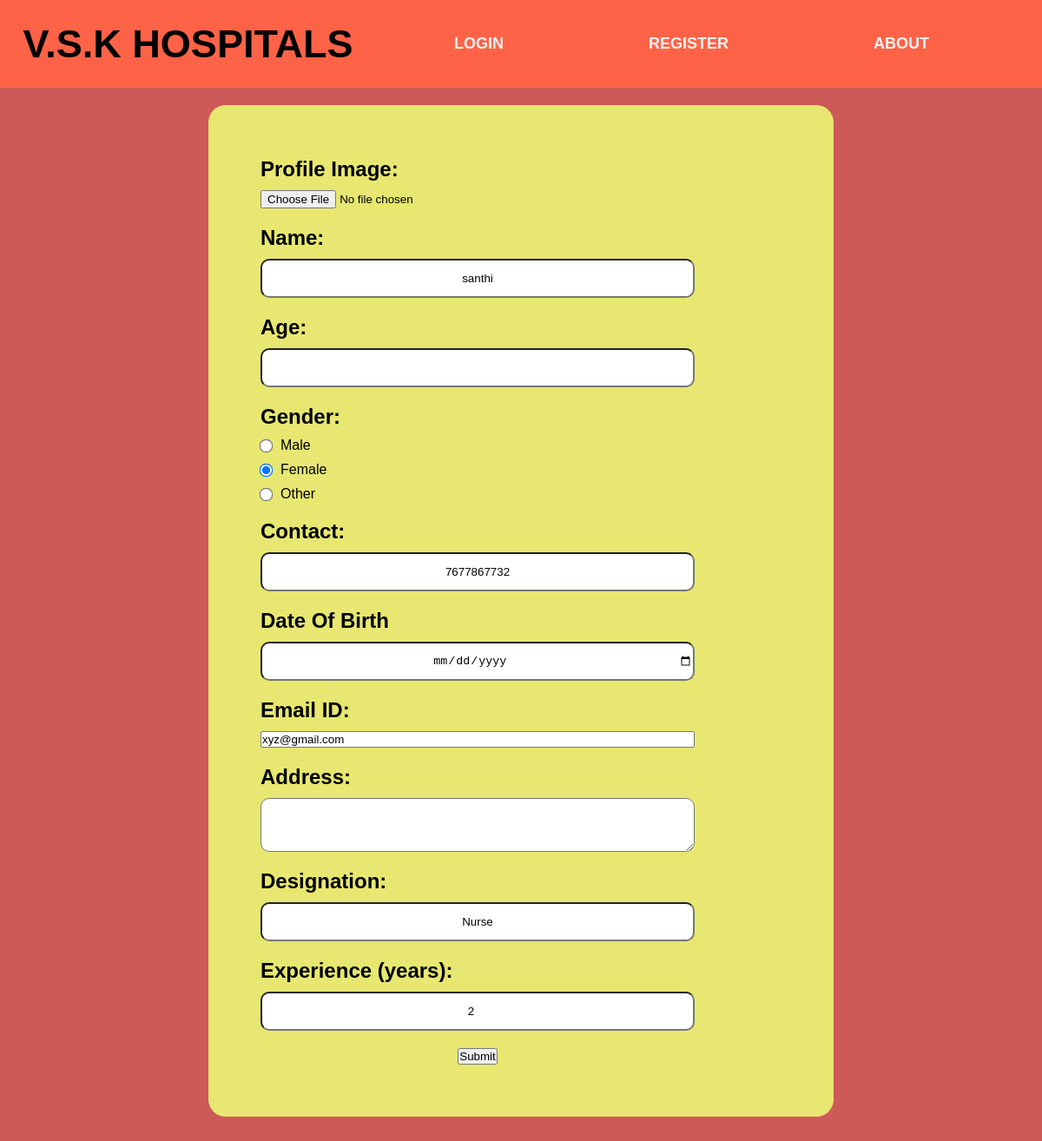
The page /staff/staffaddDetials/2 on the database its author committed.
### staff/models.py (models this page shows)
class Staff_Profile(models.Model):
    image = models.ImageField(default='default.png', upload_to='uploads', null=True, blank=True)
    name = models.CharField(max_length=100)
    password =models.TextField(default="0")
    age = models.IntegerField(null=True, blank=True)
    gender = models.CharField(
        max_length=10,
        choices=[('Male', 'Male'), ('Female', 'Female'), ('Other', 'Other')],
        null=True,
        blank=True
    )
    DateOfBirth = models.DateField(default=datetime.date.today, null=True, blank=True)
    contact = models.IntegerField(null=True, blank=True)
    email = models.EmailField(null=True, blank=True)
    address = models.TextField(max_length=200, null=True, blank=True)
    Designation = models.TextField(max_length=200, null=True, blank=True)
    experience = models.IntegerField(default=0, null=True, blank=True)

### staff/views.py (the view, shortened to what this page needs)
# urls.py: path('staffaddDetials/<int:id>',views.staffaddDetials,name='staffaddDetials'),
def staffaddDetials(request,id):
    a=Staff_Profile.objects.get(id=id)
    return render(request,'staffaddDetials.html',{'data':a})

### staff/templates/staffaddDetials.html (shortened to what this page needs)
{% extends 'main.html' %}
{% block code %}
<div class="bgclraddcases">
    <div class="formforadd">
        <form action="" method="POST" enctype="multipart/form-data">
            <div class="formcontainer">
                <div class="label">
                    <h2>Profile Image:</h2>
                    <input type="file" id="image" name="image">
                </div>
                <div class="label">
                    <h2>Name:</h2>
                    <input type="text" id="name" name="name" value="{{ data.name }}" readonly>
                </div>
                <div class="label">
                    <h2>Age:</h2>
                    <input type="number" id="age" name="age" value="{data.age}" required>
                </div>
                <div class="label">
                    <h2>Gender:</h2>
                    <label><input type="radio" name="gender" value="Male" {% if data.gender == "Male" %}checked{% endif %}> Male</label>
                    <label><input type="radio" name="gender" value="Female" {% if data.gender == "Female" %}checked{% endif %}> Female</label>
                    <label><input type="radio" name="gender" value="Other" {% if data.gender == "Other" %}checked{% endif %}> Other</label>
                </div>
                <div class="label">
                    <h2>Contact:</h2>
                    <input type="text" id="contact" name="contact"  value="{{data.contact}}">
                </div>
                <div class="label">
                    <h2>Date Of Birth</h2>
                    <input type="date"  name="DateOfBirth" value="{{data.DateOfBirth}}">
                </div>
                <div class="label">
                    <h2>Email ID:</h2>
                    <input type="email" name="email" value="{{data.email}}">
                </div>
                <div class="label">
                    <h2>Address:</h2>
                    <textarea id="address" name="address" rows="4" cols="50" ></textarea>
                </div>
                <div class="label">
                    <h2>Designation:</h2>
                    <input type="text" name="Designation" value="{{data.Designation}}">
                </div>
                <div class="label">
                    <h2>Experience (years):</h2>
                    <input type="number" id="experience" name="experience" value="{{data.experience}}">
                </div>
                <center class="submitforadd">
                    <button type="submit">Submit</button>
                </center>
            </div>
        </form>
    </div>
</div>
{% endblock code %}

### static/style.css (style rules this page uses)
* { margin: 0; padding: 0; box-sizing: border-box; }
body { font-family: Arial, sans-serif; background-color: #f5f5f5; }
.bgclraddcases { width: 100%; position: absolute; background-color: rgb(206, 89, 89); }
.formforadd { margin: auto; margin-top: 20px; width: 60%; height: fit-content; padding: 30px; display: flex; flex-direction: column; justify-content: start; align-items: flex-start; border-radius: 20px; background-color: rgb(231, 231, 113); margin-bottom: 40px; }
.formcontainer { position: relative; height: fit-content; padding: 30px; display: flex; flex-direction: column; justify-content: start; align-items: start; row-gap: 20px; }
.label { position: relative; width: 100%; display: flex; flex-direction: column; row-gap: 10px; }
.label input[type="text"], .label input[type="number"], .label input[type="date"], .label textarea { position: relative; height: 45px; width: 500px; border-radius: 10px; text-align: center; }
.label textarea { height: auto; }
.label input[type="radio"] { margin-right: 10px; transform: scale(1.2); }
.label label { display: flex; align-items: center; }
.submitforadd { margin: auto; width: 150px; }
body { font-family: Arial, sans-serif; background-color: #f4f4f9; margin: 0; padding: 0; }

### rows shown on the page
Staff_Profile: name "santhi", gender "☐ Male", gender "☑ Female", gender "☐ Other", contact "7677867732", email "xyz@gmail.com", Designation "Nurse", experience "2"
